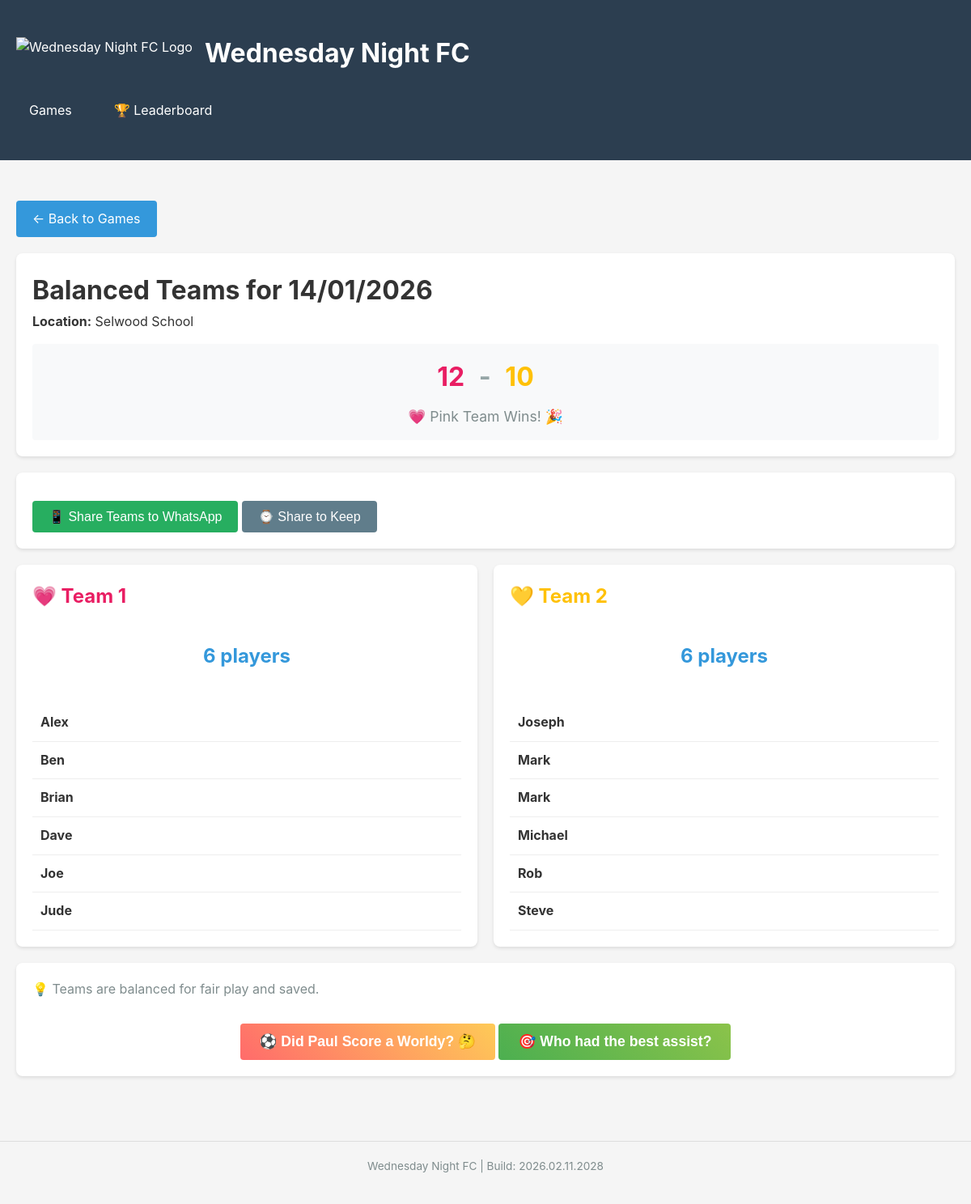
Page /games/5/teams on the committed database.
### tables this page shows
CREATE TABLE games (
                id INTEGER PRIMARY KEY AUTOINCREMENT,
                date TEXT NOT NULL,
                location TEXT,
                notes TEXT,
                created_at TIMESTAMP DEFAULT CURRENT_TIMESTAMP
            , team1_score INTEGER, team2_score INTEGER);

CREATE TABLE team_assignments (
                id INTEGER PRIMARY KEY AUTOINCREMENT,
                game_id INTEGER NOT NULL,
                player_id INTEGER NOT NULL,
                team_number INTEGER NOT NULL,
                created_at TIMESTAMP DEFAULT CURRENT_TIMESTAMP,
                FOREIGN KEY (game_id) REFERENCES games(id),
                FOREIGN KEY (player_id) REFERENCES players(id),
                UNIQUE(game_id, player_id)
            );

CREATE TABLE players (
                id INTEGER PRIMARY KEY AUTOINCREMENT,
                name TEXT NOT NULL UNIQUE,
                phone TEXT,
                email TEXT,
                skill_rating INTEGER DEFAULT 5 CHECK(skill_rating >= 1 AND skill_rating <= 10),
                created_at TIMESTAMP DEFAULT CURRENT_TIMESTAMP
            , alias TEXT);

### app.py (the view, shortened to what this page needs)
@app.route('/games/<int:game_id>/teams')
def generate_teams(game_id):
    import random
    with get_db() as conn:
        game = conn.execute('SELECT * FROM games WHERE id = ?', (game_id,)).fetchone()
        if not game:
            return "Game not found", 404
        try:
            conn.execute('SELECT 1 FROM team_assignments LIMIT 1')
        except:
            conn.execute('''
                CREATE TABLE IF NOT EXISTS team_assignments (
                    id INTEGER PRIMARY KEY AUTOINCREMENT,
                    game_id INTEGER NOT NULL,
                    player_id INTEGER NOT NULL,
                    team_number INTEGER NOT NULL,
                    created_at TIMESTAMP DEFAULT CURRENT_TIMESTAMP,
                    FOREIGN KEY (game_id) REFERENCES games(id),
                    FOREIGN KEY (player_id) REFERENCES players(id),
                    UNIQUE(game_id, player_id)
                )
            ''')
            conn.execute('CREATE INDEX IF NOT EXISTS idx_team_assignments_game ON team_assignments(game_id)')
            conn.commit()
        existing_teams = conn.execute('''
            SELECT p.*, ta.team_number
            FROM team_assignments ta
            JOIN players p ON ta.player_id = p.id
            WHERE ta.game_id = ?
            ORDER BY ta.team_number, p.name
        ''', (game_id,)).fetchall()
        if existing_teams:
            team1 = [dict(p) for p in existing_teams if p['team_number'] == 1]
            team2 = [dict(p) for p in existing_teams if p['team_number'] == 2]
            return render_template('teams.html',
                                 game=game,
                                 team1=team1,
                                 team2=team2,
                                 teams_generated=True,
                                 is_admin=session.get('logged_in'))

### app.py (called while the page is built)
@app.template_filter('ukdate')
def format_uk_date(date_string):
    if not date_string:
        return ''
    try:
        from datetime import datetime
        date_obj = datetime.strptime(str(date_string), '%Y-%m-%d')
        return date_obj.strftime('%d/%m/%Y')
    except:
        return date_string

def get_db():
    conn = sqlite3.connect(DATABASE)
    conn.row_factory = sqlite3.Row
    return conn

### templates/teams.html (shortened to what this page needs)
{% extends "base.html" %}
{% block content %}
{% if is_admin %}
<a href="/games/{{ game.id }}" class="btn" style="margin-bottom: 20px;">← Back to Game</a>
{% else %}
<a href="/" class="btn" style="margin-bottom: 20px;">← Back to Games</a>
{% endif %}
<div class="card">
    <h1>Balanced Teams for {{ game.date|ukdate }}</h1>
    <p><strong>Location:</strong> {{ game.location or 'N/A' }}</p>
    {% if game.team1_score is not none and game.team2_score is not none %}
    <div style="margin-top: 15px; padding: 15px; background: #f8f9fa; border-radius: 4px; text-align: center;">
        <h2 style="margin: 0; font-size: 2em;">
            <span style="color: #e91e63; font-weight: bold;">{{ game.team1_score }}</span>
            <span style="color: #95a5a6; margin: 0 10px;">-</span>
            <span style="color: #ffc107; font-weight: bold;">{{ game.team2_score }}</span>
        </h2>
        <p style="margin: 10px 0 0 0; color: #7f8c8d; font-size: 1.1em;">
            {% if game.team1_score > game.team2_score %}
                💗 Pink Team Wins! 🎉
            {% elif game.team2_score > game.team1_score %}
                💛 Yellow Team Wins! 🎉
            {% else %}
                🤝 Draw!
            {% endif %}
        </p>
    </div>
    {% endif %}
</div>
{% if not teams_generated %}
<div class="card" style="text-align: center; padding: 40px;">
    <h2 style="color: #7f8c8d; font-size: 1.5em;">⏳ Teams Not Generated Yet</h2>
    <p style="color: #95a5a6; font-size: 1.1em; margin-top: 20px;">
        Teams will be published closer to game time.
    </p>
    <p style="color: #95a5a6; margin-top: 10px;">
        Check back later!
    </p>
</div>
{% elif error %}
<div class="alert alert-error">{{ error }}</div>
{% else %}
<div class="card">
    <div style="margin-top: 15px;">
        <button onclick="shareToWhatsApp()" class="btn btn-success">
            📱 Share Teams to WhatsApp
        </button>
        <button onclick="shareToKeep()" class="btn" style="background-color: #607d8b;">
            ⌚ Share to Keep
        </button>
    </div>
</div>
<div class="grid" style="grid-template-columns: repeat(2, 1fr);">
    <div class="card">
        <h2 style="color: #e91e63;">💗 Team 1</h2>
        <div class="stat">
            <div class="stat-value" style="font-size: 1.5em;">{{ team1|length }} players</div>
        </div>
        <ul style="list-style: none; padding: 0; margin-top: 20px;">
            {% for player in team1 %}
            <li style="padding: 10px; border-bottom: 1px solid #eee; display: flex; justify-content: space-between; align-items: center;">
                <strong>{% if is_admin %}{{ player.name|name_initial }}{% else %}{{ player.name.split()[0] }}{% endif %}</strong>
            </li>
            {% endfor %}
        </ul>
    </div>
    <div class="card">
        <h2 style="color: #ffc107;">💛 Team 2</h2>
        <div class="stat">
            <div class="stat-value" style="font-size: 1.5em;">{{ team2|length }} players</div>
        </div>
        <ul style="list-style: none; padding: 0; margin-top: 20px;">
            {% for player in team2 %}
            <li style="padding: 10px; border-bottom: 1px solid #eee; display: flex; justify-content: space-between; align-items: center;">
                <strong>{% if is_admin %}{{ player.name|name_initial }}{% else %}{{ player.name.split()[0] }}{% endif %}</strong>
            </li>
            {% endfor %}
        </ul>
    </div>
</div>
<div class="card">
    <p style="color: #7f8c8d;">
        💡 Teams are balanced for fair play and saved. {% if is_admin %}Click "Regenerate" for a new split.{% endif %}
    </p>
    {% if is_admin %}
    <form action="/games/{{ game.id }}/teams/regenerate" method="POST" style="margin-top: 15px;" onsubmit="return confirm('Generate new teams? This will replace the current teams.');">
        <button type="submit" class="btn">🔄 Regenerate Teams</button>
    </form>
    {% else %}
    <div style="margin-top: 20px; text-align: center;">
        <button onclick="checkPaulWorldy()" class="btn" style="background: linear-gradient(45deg, #ff6b6b, #feca57); font-size: 1.1em; padding: 12px 24px; font-weight: bold;">
            ⚽ Did Paul Score a Worldy? 🤔
        </button>
        <button onclick="whoBestAssist()" class="btn" style="margin-top: 10px; background: linear-gradient(45deg, #4caf50, #8bc34a); font-size: 1.1em; padding: 12px 24px; font-weight: bold;">
            🎯 Who had the best assist?
        </button>
    </div>
    {% endif %}
</div>
{% endif %}
{% endblock %}

### templates/base.html (style rules this page uses)
* { margin: 0; padding: 0; box-sizing: border-box; }
body { font-family: -apple-system, BlinkMacSystemFont, 'Segoe UI', Roboto, Oxygen, Ubuntu, Cantarell, sans-serif; background: #f5f5f5; color: #333; line-height: 1.6; }
.btn { display: inline-block; padding: 10px 20px; background: #3498db; color: white; text-decoration: none; border-radius: 4px; border: none; cursor: pointer; font-size: 1em; transition: background 0.3s; }
.btn-success { background: #27ae60; }
.card { background: white; border-radius: 8px; padding: 20px; margin-bottom: 20px; box-shadow: 0 2px 4px rgba(0,0,0,0.1); }
.card h2 { margin-bottom: 15px; color: #2c3e50; }
.grid { display: grid; grid-template-columns: repeat(auto-fill, minmax(300px, 1fr)); gap: 20px; }
.stat { text-align: center; padding: 20px; }
.stat-value { font-size: 2.5em; font-weight: bold; color: #3498db; }

### rows in the picture
games: date|ukdate "14/01/2026", location "Selwood School", team1_score "12", team2_score "10"
team_assignments: name "Alex"
team_assignments: name "Ben"
team_assignments: name "Brian"
team_assignments: name "Dave"
team_assignments: name "Joe"
team_assignments: name "Jude"
team_assignments: name "Joseph"
team_assignments: name "Mark"
team_assignments: name "Mark"
team_assignments: name "Michael"
team_assignments: name "Rob"
team_assignments: name "Steve"

### other values in the picture
{{ team1|length }} "6"
{{ team2|length }} "6"
{{ build_version }} "2026.02.11.2028"
